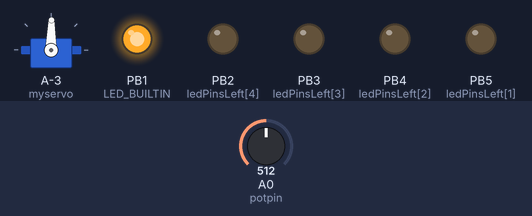
Simulated run of this sketch. Board: ATtiny85, built with avr-gcc and run on an emulated ATtiny85. On the bench: servo, output pins drawn as LEDs (lit = HIGH). Inputs (shaded band) come from the test bench; at power-on: A0 (potpin) = 512.

Above: at 1.2 s.
1.3 s: A0 (potpin) set to 0
At 2.0 s:
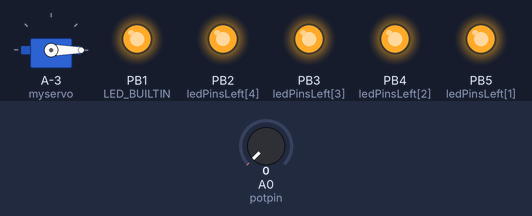
2.8 s: A0 (potpin) set to 122
At 3.4 s:
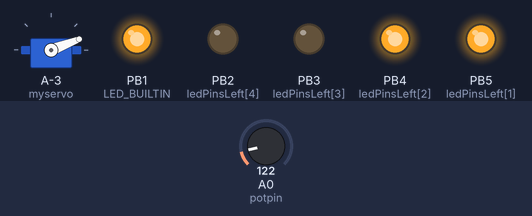
4.3 s: A0 (potpin) set to 306
At 5.2 s:
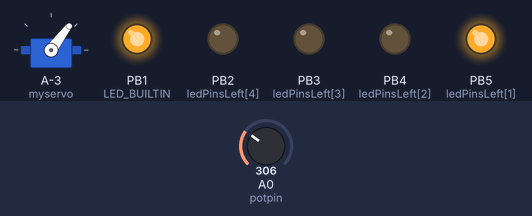
5.8 s: A0 (potpin) set to 511
At 6.1 s:
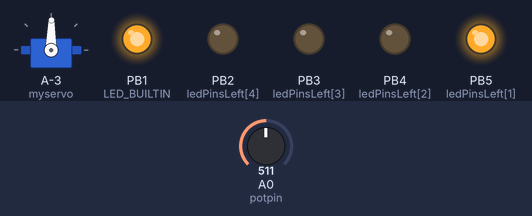
7.3 s: A0 (potpin) set to 716
At 8.6 s:
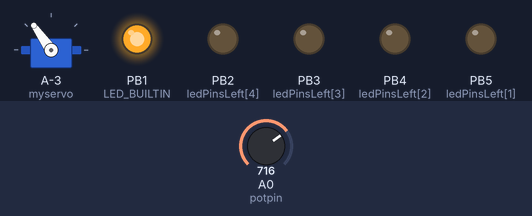
Timing chart, 0 to 9.8 s (numbered marks = the images above; inputs shaded):
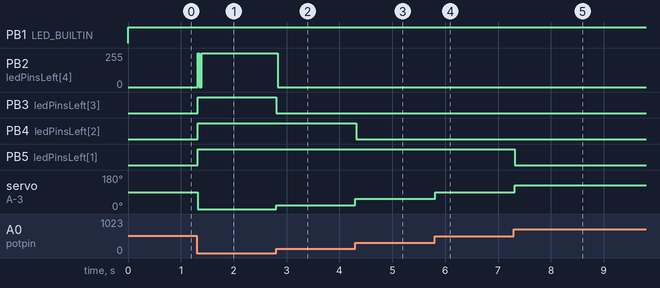

Measured:
- after the input at 1.3 s, PB2 (ledPinsLeft[4]): 0/255 → 254/255 at once; PB3 (ledPinsLeft[3]), PB4 (ledPinsLeft[2]), PB5 (ledPinsLeft[1]): LOW → HIGH at once; servo on A-3 (myservo): 89° → 0° at once
- after the input at 2.8 s, PB2 (ledPinsLeft[4]): 254/255 → 0/255 at once; PB3 (ledPinsLeft[3]): HIGH → LOW at once; servo on A-3 (myservo): 0° → 21° at once
- after the input at 4.3 s, PB4 (ledPinsLeft[2]): HIGH → LOW at once; servo on A-3 (myservo): 21° → 53° at once
- after the input at 5.8 s, servo on A-3 (myservo): 53° → 89° at once
- after the input at 7.3 s, PB5 (ledPinsLeft[1]): HIGH → LOW at once; servo on A-3 (myservo): 89° → 125° at once

The sketch:

Knob.ino
```cpp
// Controlling a servo position using a potentiometer (variable resistor)
// by Michal Rinott <http://people.interaction-ivrea.it/m.rinott>

#include <Servo.h>

Servo myservo;  // create servo object to control a servo

int potpin = A0;  // analog pin used to connect the potentiometer
int val;    // variable to read the value from the analog pin

const int ledCount = 5;    // the number of LEDs in the bar graph

// an array of pin numbers to which LEDs are attached
const int ledPinsLeft[] = {
  6, 5, 4, 3, 2
};

// an array of pin numbers to which LEDs are attached
const int ledPinsRight[] = {
  7, 8, 9, 10, 12
};

void setup()
{
  myservo.attach(11);  // attaches the servo on pin 11 to the servo object
  pinMode(LED_BUILTIN, OUTPUT);
  pinMode(A1, OUTPUT);
  digitalWrite(LED_BUILTIN, LOW);
  for (int thisLed = 0; thisLed < ledCount; thisLed++)
  {
    pinMode(ledPinsLeft[thisLed], OUTPUT);
    pinMode(ledPinsRight[thisLed], OUTPUT);
  }
  //  Serial.begin(9600);
}

void loop()
{
  int sensorReading = analogRead(potpin);
  int ledLevelL = map(sensorReading, 511, 0, 0, ledCount);
  int ledLevelR = map(sensorReading, 512, 1023, 0, ledCount);
  long cur_voltage = readVcc();
  // if voltage drops below 5001, turn on red led
  //  digitalWrite(1, (cur_voltage < 5001 ? HIGH : LOW));
  digitalWrite(A1, (cur_voltage < 4500));
  if (sensorReading < 511)
  {
    for (int i = 0; i < ledCount; i++)
      digitalWrite(ledPinsRight[i], LOW);
    for (int thisLed = 0; thisLed < ledCount; thisLed++)
      digitalWrite(ledPinsLeft[thisLed], (thisLed < ledLevelL));
  }
  if (sensorReading > 511)
  {
    for (int i = 0; i < ledCount; i++)
      digitalWrite(ledPinsLeft[i], LOW);
    for (int thisLed = 0; thisLed < ledCount; thisLed++)
      digitalWrite(ledPinsRight[thisLed], (thisLed < ledLevelR));
  }
  // If in the middle; turn on 13
  //  digitalWrite(LED_BUILTIN, (sensorReading >= 500 && sensorReading <= 520));
  digitalWrite(LED_BUILTIN, (digitalRead(6) == LOW && digitalRead(7) == LOW));
  /*
    int ledLevel = map(sensorReading, 0, 1023, 0, ledCount);
    for (int thisLed = 0; thisLed < ledCount; thisLed++)
      digitalWrite(ledPins[thisLed], (thisLed < ledLevel));
  */
  //#ifdef SERVO
  val = analogRead(potpin);            // reads the value of the potentiometer (value between 0 and 1023)
  val = map(val, 0, 1023, 0, 179);     // scale it to use it with the servo (value between 0 and 180)
  myservo.write(val);                  // sets the servo position according to the scaled value
  delay(15);                           // waits for the servo to get there
  //#else
  //  delay(400);
  //#endif
}

long readVcc()
{
  // Read 1.1V reference against AVcc
  // set the reference to Vcc and the measurement to the internal 1.1V reference
#if defined(__AVR_ATmega32U4__) || defined(__AVR_ATmega1280__) || defined(__AVR_ATmega2560__)
  ADMUX = _BV(REFS0) | _BV(MUX4) | _BV(MUX3) | _BV(MUX2) | _BV(MUX1);
#elif defined (__AVR_ATtiny24__) || defined(__AVR_ATtiny44__) || defined(__AVR_ATtiny84__)
  ADMUX = _BV(MUX5) | _BV(MUX0);
#elif defined (__AVR_ATtiny25__) || defined(__AVR_ATtiny45__) || defined(__AVR_ATtiny85__)
  ADMUX = _BV(MUX3) | _BV(MUX2);
#else
  ADMUX = _BV(REFS0) | _BV(MUX3) | _BV(MUX2) | _BV(MUX1);
#endif
  delay(2); // Wait for Vref to settle
  ADCSRA |= _BV(ADSC); // Start conversion
  while (bit_is_set(ADCSRA, ADSC)); // measuring
  uint8_t low  = ADCL; // must read ADCL first - it then locks ADCH
  uint8_t high = ADCH; // unlocks both
  long result = (high << 8) | low;
  result = 1125300L / result; // Calculate Vcc (in mV); 1125300 = 1.1*1023*1000
  return result; // Vcc in millivolts
}
```
